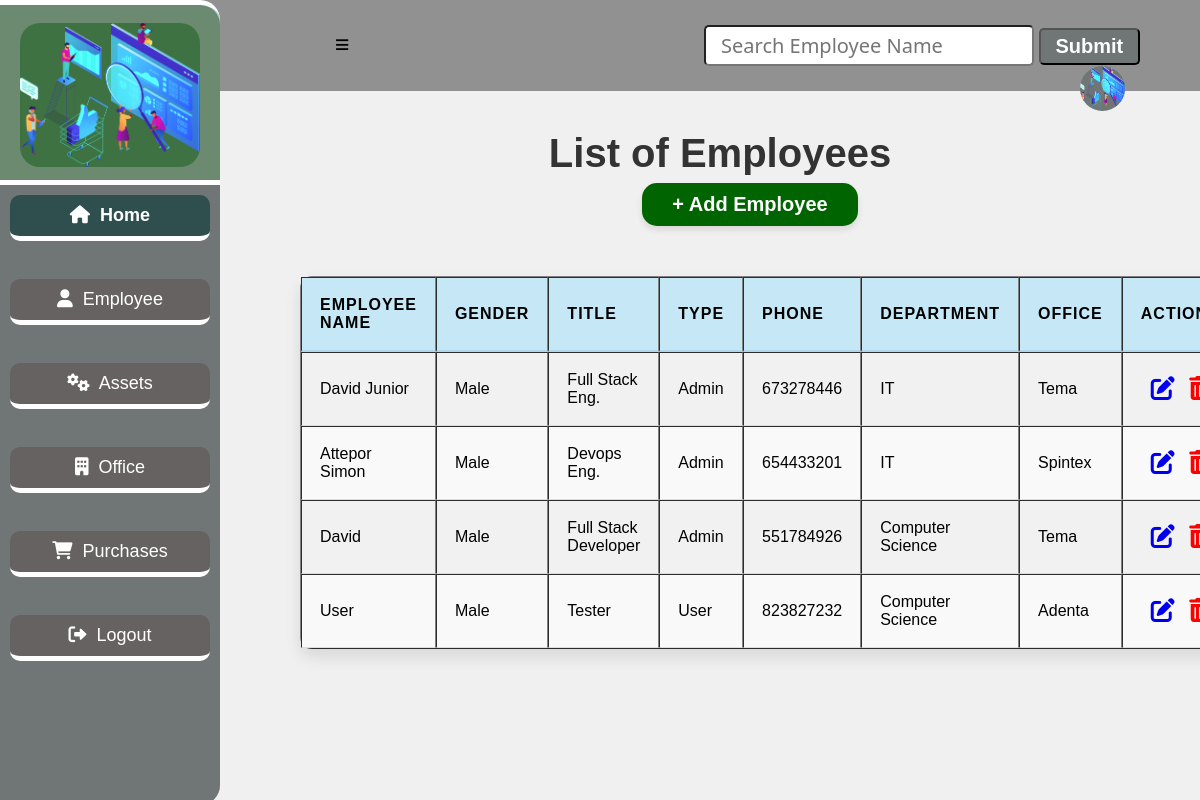
The page /employee on the database as committed earlier.
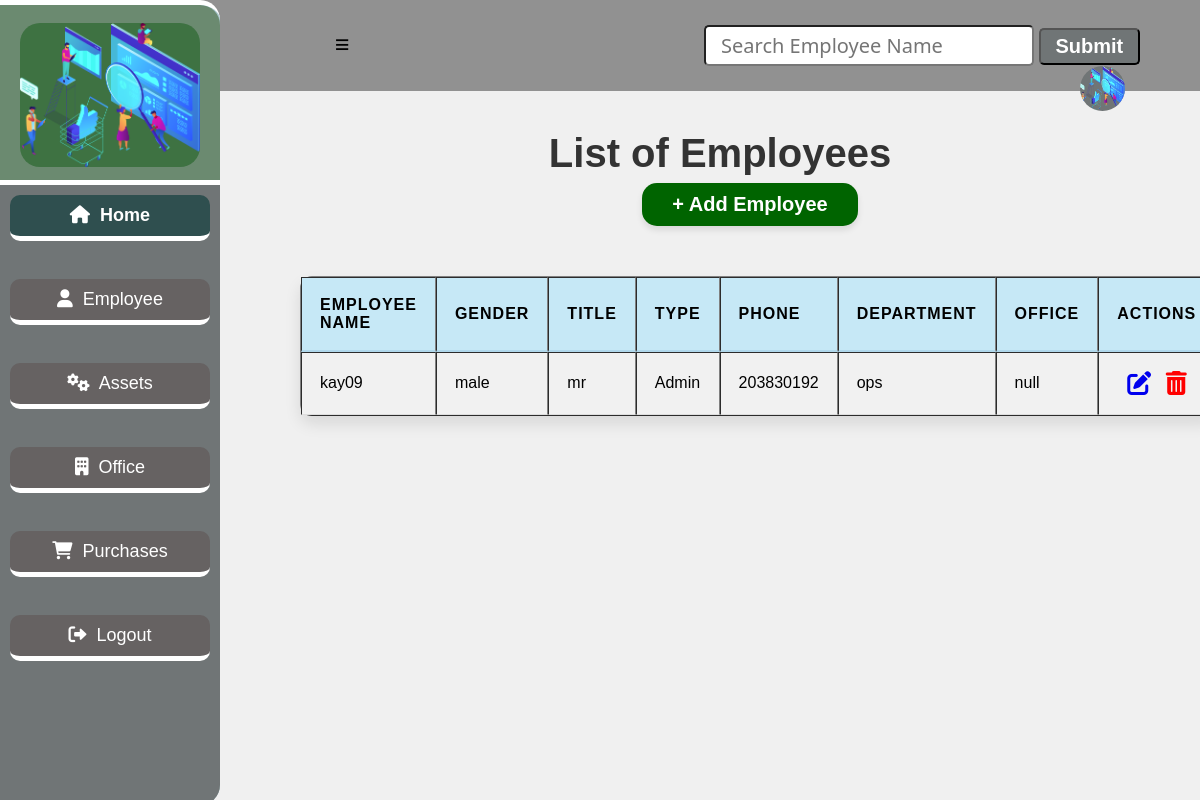
The same page on the database as committed later.
### app.py (models this page shows, shortened)
class Employee(db.Model):
    __tablename__="employees"
    id=db.Column(db.Integer, primary_key=True)
    password=db.Column(db.String(20))
    employee_name=db.Column(db.String(20))
    gender=db.Column(db.String(6))
    title=db.Column(db.String(10))
    type=db.Column(db.String(10))
    phone_number=db.Column(db.Integer)
    department=db.Column(db.String(50))
    location=db.Column(db.Integer, db.ForeignKey('locations.id'))
    location_rel=db.relationship('Location', backref='employees_location')
    equipment_rel=db.relationship('Equipment', backref='equipment_employee')

### app.py (the view)
@app.route('/employee')
def employee_index():
    employees = Employee.query.all()
    return render_template ('employeeList.html', employees = employees)

### app.py (called while the page is built)
@app.before_request
def create_table():
    db.create_all()

### templates/employeeList.html (shortened to what this page needs)
<!DOCTYPE html>
<html lang="en">
<head>
    <link
    rel="stylesheet"
    href="{{ url_for('static', filename='main.css') }}"
    />
    <link rel="stylesheet" href="https://cdnjs.cloudflare.com/ajax/libs/font-awesome/4.7.0/css/font-awesome.min.css">
    <link rel="stylesheet" href="https://cdnjs.cloudflare.com/ajax/libs/font-awesome/6.0.0-beta3/css/all.min.css">
  </head>
<body>
    <div class="header">
      <a href="#" id="sidebar-icon">&#8801;</a>
      <input type="search" id="query" name="search" placeholder="Search Employee Name">
      <button id="search-button">Submit</button>
      <a href="#"><img src="{{ url_for('static', filename='bg4.png') }}" alt=""></a>
    </div>
    <section class="sidebar">
        <div class="logo">
            <img src="{{ url_for('static', filename='bg4.png') }}" alt="logo">
        </div>
        <div class="content">
          <a href="/entry_point" class="home active"><i class="fas fa-home"></i>&nbsp; Home</a><br>
          <a href="/employee" class="home"><i class="fas fa-user"></i>&nbsp;  Employee</a><br>
          <a href="/equipment" class="home"><i class="fas fa-cogs"></i>&nbsp;  Assets</a><br>
          <a href="/location" class="home"><i class="fas fa-building"></i>&nbsp;  Office</a><br>
          <a href="/purchase" class="home"><i class="fas fa-shopping-cart"></i> &nbsp; Purchases</a><br>
          <a href="/login" class="home"><i class="fas fa-sign-out-alt"></i>&nbsp;  Logout</a>
        </div>
    </section>
    <h1 class="marquee">List of Employees</h1>
    <div class="location-form">
      <a href="/add-employee" class="btn1">+ Add Employee</a>
      <table border="1" style="overflow:auto;">
        <thead>
          <tr>
            <th>Employee Name</th>
            <th>Gender</th>
            <th>Title</th>
            <th>Type</th>
            <th>Phone</th>
            <th>Department</th>
            <th>Office</th>
            <th>Actions</th>
          </tr>
        </thead>
        <tbody id="table-results">
          {% for employee in employees  %}
            <tr>
              <td>{{ employee.employee_name }}</td>
              <td>{{ employee.gender}}</td>
              <td>{{ employee.title}}</td>
              <td>{{ employee.type}}</td>
              <td>{{ employee.phone_number}}</td>
              <td>{{ employee.department}}</td>
              <td>{{ employee.location}}</td>
              <td class="action">
                <a href="/edit_employee{{ employee.id }}"><i class="fa fa-edit" style="font-size:24px"></i></a>
                <a href="/delete_employee{{ employee.id }}"><i class="fa fa-trash-o" style="font-size:24px"></i></a>
              </td>
            </tr>
          {% endfor %}
        </tbody>
      </table>
    </div>
</body>
</html>

Rows that differ between the two databases and show on the page:
removed Employee: employee_name "Attepor Simon", gender "Male", title "Devops Eng.", type "Admin", phone_number "654433201", department "IT", location "Spintex"
removed Employee: employee_name "David", gender "Male", title "Full Stack Developer", type "Admin", phone_number "551784926", department "Computer Science", location "Tema"
removed Employee: employee_name "User", gender "Male", title "Tester", type "User", phone_number "823827232", department "Computer Science", location "Adenta"
changed Employee "Admin": employee_name "David Junior" → "kay09"; gender "Male" → "male"; title "Full Stack Eng." → "mr"; phone_number "673278446" → "203830192"; department "IT" → "ops"; location "Tema" → "null"
